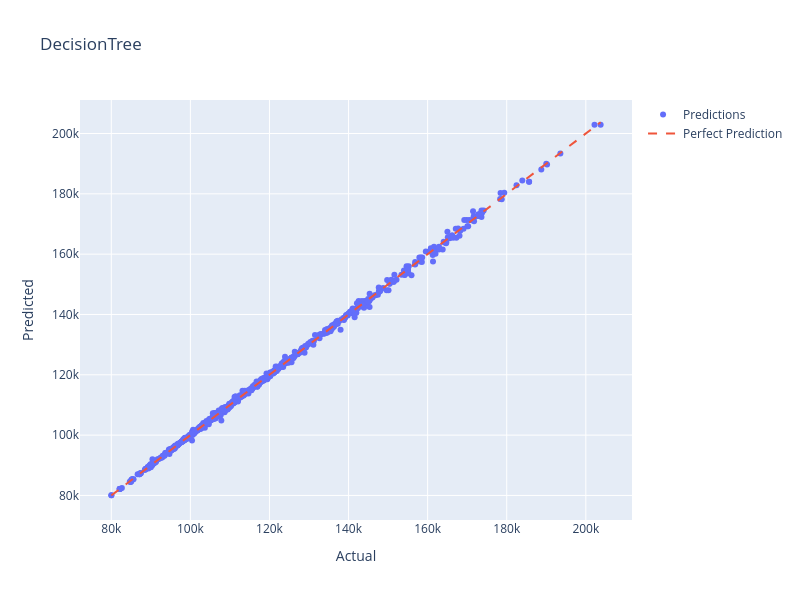

This figure's notebook cell:
### Code cell
model = DecisionTreeRegressor(
    max_depth=None,
    max_features= None,
    min_samples_split=5,
    min_samples_leaf=1,
    random_state=615
)
model.fit(X_train_prepared, y_train)

y_pred = model.predict(X_test_prepared)

model_results(y_test, y_pred, 'DecisionTree')

### Figure 1 — Plotly figure (JSON) as saved in the notebook; plotly's stock layout.template omitted (floating-point values rounded to 4 significant figures; data arrays with more than 128 entries replaced by an {"elided": "..."} marker saying what was removed)
{"data": [{"mode": "markers", "name": "Predictions", "type": "scatter", "x": {"elided": "1000 float values"}, "y": {"elided": "1000 float values"}}, {"line": {"dash": "dash"}, "mode": "lines", "name": "Perfect Prediction", "type": "scatter", "x": [80016, 203751], "y": [80016, 203751]}], "layout": {"height": 600, "title": {"text": "DecisionTree"}, "width": 800, "xaxis": {"title": {"text": "Actual"}}, "yaxis": {"title": {"text": "Predicted"}}}}
